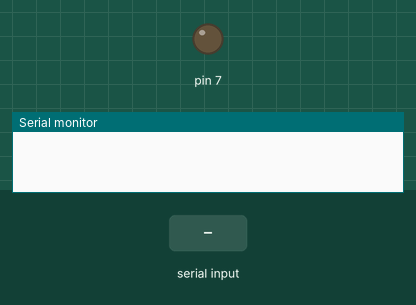
A sketch run on a simulated Arduino Uno, built with avr-gcc and run on an emulated ATmega328P. On the bench: output pins drawn as LEDs (lit = HIGH), the last lines printed to the serial monitor. The inputs (shaded band) are chosen by the test bench.

Above: at 1.2 s.
1.3 s: "1" received over Serial
At 1.8 s:
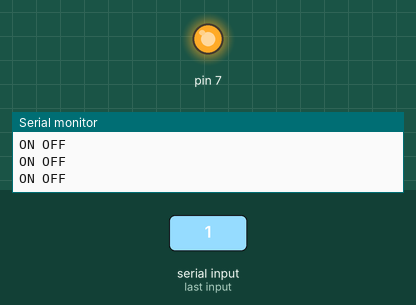
Timing chart, 0 to 4.3 s (numbered marks = the images above; inputs shaded):
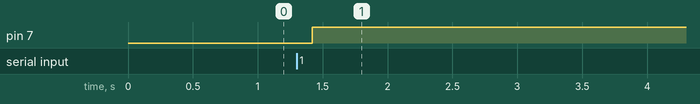

Measured:
- after the input at 1.3 s, pin 7: LOW → HIGH after 0.12 s

The sketch:

sketch_sep10a.ino
```cpp
void setup() {
  pinMode(7, OUTPUT);
  Serial.begin(9600);// put your setup code here, to run once:

}
int a;
void loop() {
  while(Serial.available()) {
    a = Serial.read();
    Serial.println(a);
    if (a == 49) {
      for(int i = 0; i < 5; i++) {
        Serial.print("ON ");
        digitalWrite(7, 0);

      delay(20);
      Serial.println("OFF");
      digitalWrite(7, 1);

      delay(5);
      }
      a = 0;
    }
  }


}
```
